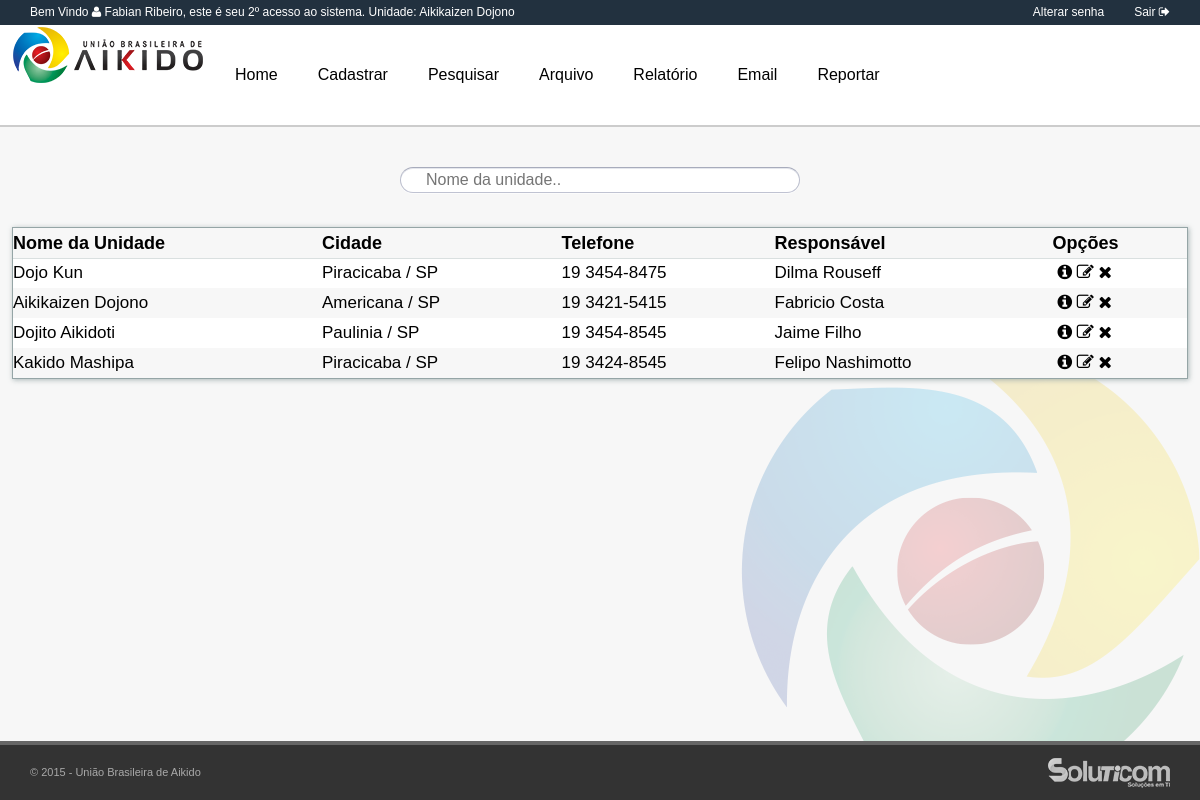
/listaUnidade.php (signed in), run on the app's committed database.
### tables this page shows
CREATE TABLE IF NOT EXISTS `usuario` (
  `usuarioId` int(11) NOT NULL,
  `escolaId` int(10) DEFAULT NULL,
  `usuarioLogin` varchar(100) DEFAULT NULL,
  `senha` varchar(100) DEFAULT NULL,
  `usuarioNome` varchar(100) DEFAULT NULL,
  `nivelId` int(10) DEFAULT NULL,
  `dataCadastro` date DEFAULT NULL,
  `statusUsuario` tinyint(1) NOT NULL DEFAULT '1',
  `qtdAcesso` int(11) DEFAULT '0',
  `resetaSenha` tinyint(1) DEFAULT '0'
);

CREATE TABLE IF NOT EXISTS `escola` (
  `escolaId` int(10) NOT NULL,
  `responsavelEscola` varchar(200) DEFAULT NULL,
  `estadoID` int(10) DEFAULT NULL,
  `nomeEscola` varchar(100) DEFAULT NULL,
  `enderecoEscola` varchar(100) DEFAULT NULL,
  `numeroEscola` varchar(10) DEFAULT NULL,
  `bairroEscola` varchar(100) DEFAULT NULL,
  `cidadeEscola` varchar(100) DEFAULT NULL,
  `telefoneEscola` varchar(30) DEFAULT NULL,
  `statusEscola` int(2) DEFAULT '1'
);

CREATE TABLE IF NOT EXISTS `estados` (
  `estadoID` tinyint(3) unsigned NOT NULL,
  `nome` char(20) DEFAULT '0',
  `sigla` char(2) DEFAULT NULL
);

### listaUnidade.php (the view, shortened to what this page needs)
<?php require_once("validacao.php"); ?>
<?php
    $tr = "SELECT escolaId, nomeEscola, enderecoEscola, numeroEscola, e.estadoID, telefoneEscola, numeroEscola, cidadeEscola, responsavelEscola, sigla FROM escola e INNER JOIN estados s ON e.estadoID = s.estadoID WHERE statusEscola = 1 ";
    $consulta_tr = mysqli_query($conecta, $tr);
?>
<!doctype html>
<html>
  <head>
  </head>
 	<body>
        <main>
        <div class="centralizarTabelaAluno">
           <form class="search" name="search" action="listaUnidade.php" method="get">
              <input type="search" name="unidade" placeholder="Nome da unidade..">
           </form>
       <table>
            <tr>
             <th> Nome da Unidade </th>
             <th> Cidade </th>
             <th> Telefone </th>
             <th> Responsável </th>
             <th> Opções </th>
            </tr>
            <?php
                while($linha = mysqli_fetch_assoc($consulta_tr))
                {
            ?>
            <tr>
             <td> <?php echo utf8_encode($linha["nomeEscola"]) ?> </td>
             <td> <?php echo utf8_encode($linha["cidadeEscola"]) ?> / <?php echo utf8_encode($linha["sigla"]) ?> </td>
             <td> <?php echo $linha["telefoneEscola"] ?> </td>
             <td> <?php echo utf8_encode($linha["responsavelEscola"]) ?> </td>
             <td> <a title="Detalhes" style="margin-left:5px;" href="detalheUnidade.php?codigo=<?php echo $linha["escolaId"] ?>"><i class="fa fa-info-circle"></i></a> <a title="Alterar" href="alterarUnidade.php?codigo=<?php echo $linha["escolaId"] ?>"><i class="fa fa-pencil-square-o"></i></a> <a title="Desativar" href="excluirUnidade.php?codigo=<?php echo $linha["escolaId"] ?>"><i class="fa fa-times"></i></a></td>
            </tr>
		<?php
            }
        ?>
      </table>
 		</div>
        </main>
	 </body>
</html>

### validacao.php (shortened to what this page needs)
<?php require_once("conexao/conexao.php"); ?>
<?php
    $nivel_necessario = 2;
    if ($_SESSION['NIVELUSER'] < $nivel_necessario) {
        include ("mUser.php");
    } else {
		include ("mAdmin.php");
	}
    ?>

### mAdmin.php (shortened to what this page needs)
        <?php
            if ( isset($_SESSION["IDUSER"]) )  {
                $user = $_SESSION["IDUSER"];
                $saudacao = "SELECT usuarioNome, usuarioId, qtdAcesso, u.escolaId, nomeEscola, nivelId ";
                $saudacao .= "FROM usuario u INNER JOIN escola e ON u.escolaId = e.escolaId ";
                $saudacao .= "WHERE usuarioId = {$user} ";
                $saudacao_login = mysqli_query($conecta, $saudacao);
            $saudacao_login = mysqli_fetch_assoc($saudacao_login);
			$apelido = $saudacao_login["usuarioNome"];
			$qtd_ac = $saudacao_login["qtdAcesso"];
			$escolaProf  = $saudacao_login["nomeEscola"];
            }
        ?>
<head>
	<link rel="stylesheet" href="css/reset.css">
	<link rel="stylesheet" href="css/geral.css">
    <link rel="stylesheet" href="css/font-awesome/css/font-awesome.min.css">
	<link rel="stylesheet" href="css/menu.css">
	<link rel="stylesheet" href="css/form.css">
</head>
<body>
    <header>
        <div id="bemvindo">Bem Vindo <i class="fa fa-user"></i> <b><?php echo utf8_encode($apelido) ?></b>, este é seu <b><?php echo $qtd_ac?>º</b> acesso ao sistema. Unidade: <?php echo utf8_encode($escolaProf) ?> </div>
        <div id="sair"><a href="sair.php">Sair <i class="fa fa-sign-out"></i></a></div>
        <div id="sair"><a href="alterarSenha.php">Alterar senha <i class="icon-lock"></i></a></div>
    </header>
    <nav>
        <div id="menu">
  		<ul onClick="" class="zetta-menu zm-effect-fade zm-full-width" style="height:100px;">
         		<img src="assets/imagens/logo.png" alt="logo" style="float: left;">
        <li style="height:100px;">
      		<a href="main.php" style="line-height:100px;">Home</a>
   		</li>
   		<li style="height:100px; ">
      		<a style="line-height:100px;">Cadastrar</a>
   		</li>
   		<li style="height:100px;">
            <a style="line-height:100px;">Pesquisar</a>
   		</li>
        <li style="height:100px;">
            <a style="line-height:100px;">Arquivo</a>
   		</li>
        <li style="height:100px;">
            <a style="line-height:100px;">Relatório</a>
   		</li>
		    <li style="height:100px;">
            <a style="line-height:100px;">Email</a>
   		</li>
        <li style="height:100px;">
            <a style="line-height:100px;">Reportar</a>
   		</li>
		</ul>
        </div>
    </nav>
    <footer>
        <div id="direitos">© 2015 - União Brasileira de Aikido</div>
        <div id="soluticom"><a href="http://www.soluticom.com.br" target="_blank"><img src="assets/imagens/soluticom.png" alt="soluticom"></a></div>
    </footer>
</body>

### css/geral.css (style rules this page uses)
body { margin: 0 0 auto; background-color: #f7f7f7; width: 100%; height: 100%; font-family: 'Open Sans', sans-serif; text-decoration:none; overflow: auto; background-image: url(../assets/imagens/fundo.png); background-repeat: no-repeat; background-position: right bottom, left top; background-attachment: fixed; }
header { width: 100%; height: 25px; line-height: 25px; background-color: #22313F; position: fixed; top: 0px; color: #FFF; z-index: 10; font-size: 12px; }
nav { width: 100%; height: 100px; position: fixed; background-color: #67809F; border-bottom-width: 2px; border-bottom-style: solid; border-bottom-color: #cccccc; line-height: 100px; top: 25px; z-index: 10; }
#menu { height: 100px; }
main { z-index: 1; width: 100%; min-width: 1007px; height: auto; top: 127px; position: absolute; margin-bottom: 80px; display: table; }
footer { font-size: 11px; width: 100%; height: 55px; line-height: 55px; background-color: #333333; border-top-color: #666666; border-top-width: 4px; border-top-style: solid; position: fixed; bottom: 0px; z-index: 10; color: darkgray; }
#bemvindo { float: left; margin-left: 30px; }
#sair { float: right; margin-right: 30px; }
#sair a:link, #sair a:visited { text-decoration:none; color: #FFF; }
#direitos { float: left; margin-left: 30px; }
#soluticom { height: 55px; padding-top: 13px; float: right; margin-right: 30px; }
.centralizarTabelaAluno { margin: 20px auto; width: 98%; display: table; min-width:70%; }
table { width: 100%; border: 1px solid rgba(149, 165, 166,1.0); box-shadow: 1px 1px 5px 0px rgba(149, 165, 166,0.80); border-spacing: 0px; background-color: #fff; }
tr:nth-child(odd) { background-color: #f7f7f7; }
td { border: 0px; height:30px; line-height:30px; font-size:17px; }
th { height: 30px; box-shadow: 0px 1px 0px 0px rgba(149, 165, 166,0.35); background-color: #f7f7f7; color: #000; font-weight: 700; text-align: left; line-height:30px; font-size:18px; }
td a:link, td a:visited { text-decoration:none; color: #000; }
input { font-family: 'HelveticaNeue', 'Helvetica Neue', Helvetica, Arial, sans-serif; font-size: 17px; color: #555860; }
.search { position: relative; margin: 20 auto; width: 400px; height: 40px; }
.search input { height: 26px; width: 100%; padding: 0 12px 0 25px; background: white url("http://cssdeck.com/uploads/media/items/5/5JuDgOa.png") 8px 6px no-repeat; border-width: 1px; border-style: solid; border-color: #a8acbc #babdcc #c0c3d2; border-radius: 13px; -webkit-box-sizing: border-box; -moz-box-sizing: border-box; -ms-box-sizing: border-box; -o-box-sizing: border-box; box-sizing: border-box; -webkit-box-shadow: inset 0 1px #e5e7ed, 0 1px 0 #fcfcfc; -moz-box-shadow: inset 0 1px #e5e7ed, 0 1px 0 #fcfcfc; -ms-box-shadow: inset 0 1px #e5e7ed, 0 1px 0 #fcfcfc; -o-box-shadow: inset 0 1px #e5e7ed, 0 1px 0 #fcfcfc; box-shadow: inset 0 1px #e5e7ed, 0 1px 0 #fcfcfc; }

### css/menu.css (style rules this page uses)
.zetta-menu { background-color: #FFF; padding: 0; margin: 0; display: inline-block; position: relative; }
.zetta-menu:before, .zetta-menu ul, .zetta-menu li, .zetta-menu div, .zetta-menu a, .zetta-menu label, .zetta-menu input, .zetta-menu textarea { -webkit-box-sizing: border-box; -moz-box-sizing: border-box; box-sizing: border-box; margin: 0; padding: 0; outline: none; border: 0; list-style: none; }
.zetta-menu a { cursor: pointer; }
.zetta-menu.zm-full-width { display: block; }
.zetta-menu, .zetta-menu a, .zetta-menu a:visited { color: #000; }
.zetta-menu > li { display: block; vertical-align: top; float: left; height: 60px; }
.zetta-menu > li > a { font-weight: normal; padding: 0 20px; line-height: 60px; }
.zetta-menu li { position: relative; cursor: default; }
.zetta-menu li > a { text-decoration: none; display: block; }
.zetta-menu:after { content: ''; display: block; clear: both; }

### css/form.css (style rules this page uses)
body, input, select, textarea, button { font-family: sans-serif; font-size: 1em; }

### data on the page
usuario: usuarioNome "Fabian Ribeiro", qtdAcesso "2", escolaId.nomeEscola "Aikikaizen Dojono"
escola: nomeEscola "Dojo Kun", cidadeEscola "Piracicaba", estadoID.sigla "SP", telefoneEscola "19 3454-8475", responsavelEscola "Dilma Rouseff"
escola: nomeEscola "Aikikaizen Dojono", cidadeEscola "Americana", estadoID.sigla "SP", telefoneEscola "19 3421-5415", responsavelEscola "Fabricio Costa"
escola: nomeEscola "Dojito Aikidoti", cidadeEscola "Paulinia", estadoID.sigla "SP", telefoneEscola "19 3454-8545", responsavelEscola "Jaime Filho"
escola: nomeEscola "Kakido Mashipa", cidadeEscola "Piracicaba", estadoID.sigla "SP", telefoneEscola "19 3424-8545", responsavelEscola "Felipo Nashimotto"
